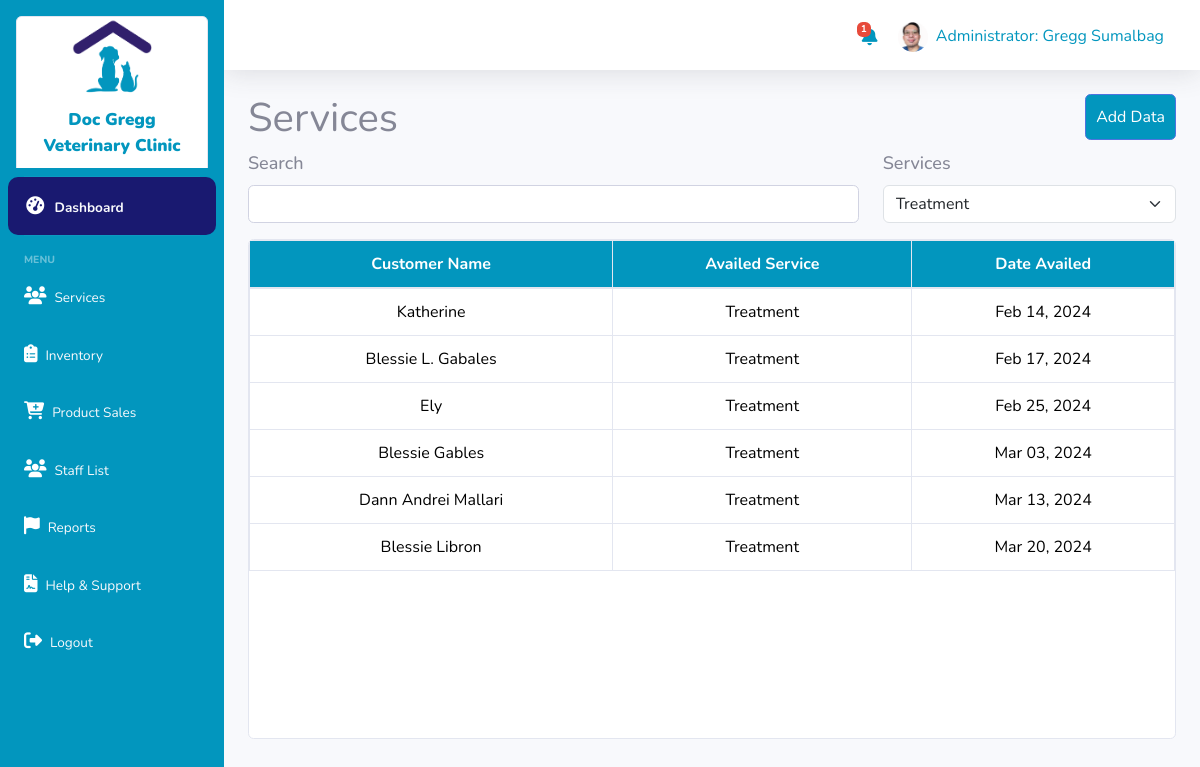
Screenshot of /admin/services/services-treatment.php (signed in) with the database file from the repository.
### tables this page shows
CREATE TABLE `tbl_services` (
  `serv_id` int NOT NULL,
  `customer_name` text NOT NULL,
  `customer_contact` varchar(11) NOT NULL,
  `customer_address` varchar(255) NOT NULL,
  `service_availed` text NOT NULL,
  `staff_name` text NOT NULL,
  `created_at` timestamp NOT NULL DEFAULT CURRENT_TIMESTAMP ON UPDATE CURRENT_TIMESTAMP,
  `deleted_at` text
);

### admin/services/services-treatment.php (the view, shortened to what this page needs)
<?php
    require('../../classes/staff.class.php');
    $userdetails = $bmis->get_userdata();
    $user = $staffbmis->view_single_staff($userdetails['id_admin']);
    $bmis->validate_admin();
    $staffbmis->delete_invetory();
    $page = isset($_GET['page']) ? $_GET['page'] : 1;
    $recordsPerPage = 5;
    $view = $staffbmis->view_services_treatment($page, $recordsPerPage);
    function getServiceTreatment($serviceAvailed) {
        $services = explode(', ', $serviceAvailed);
        foreach ($services as $service) {
            if ($service == 'Treatment') {
                return $service;
            }
        }
        return '';
    }
?>
<?php
    include('dashboard_sidebar_start.php');
?>
<div class="container-fluid">
    <div class="row">
        <div class="col-md-6"><h1 class="">Services</h1></div>
        <div class="col-md-6"><a href="../create_service.php" style="float:right;padding: 10px" class="btn btn-primary">Add Data</a></div>
    </div>
    <div class="row">
        <div class="col-md-12">
        <div class="row">
            <div class="col-md-8">
                 <div class="form-group">
                    <label> Search </label>
                    <input type="text" class="form-control" id="searchInput" name="name"  value="" required>
                </div>
            </div>
            <div class="col-md-4">
                <label> Services </label>
                <select id="categorySelect" class="form-select" aria-label="Default select example">
                    <option selected>Treatment</option>
                </select>
            </div>
        </div>
        <div class="card" style="height: 500px; overflow: auto;">
        <table class="table table-hover text-center table-bordered">
                <form action="" method="post">
                    <thead style="background: #0296be;color:#fff;" class="sticky">
                        <tr>
                            <th> Customer Name </th>
                            <th> Availed Service </th>
                            <th> Date Availed </th>
                        </tr>
                    </thead>
                    <tbody>
                    <?php if (is_array($view) && count($view) > 0) { ?>
                            <?php foreach($view as $view) {?>
                                <tr>
                                    <td><?= strlen($view['customer_name']) > 20 ? substr($view['customer_name'], 0, 20) . '...' : $view['customer_name']; ?></td>
                                    <td><?= getServiceTreatment($view['service_availed']); ?></td>
                                    <td> <?= date("M d, Y", strtotime($view['created_at'])); ?> </td>
                                </tr>
                                <?php } ?>
                            <?php } else { ?>
                                <tr>
                                    <td colspan="4">No Data Found</td>
                                </tr>
                            <?php } ?>
                    </tbody>
                </form>
            </table>
        </div>
        </div>
    </div>
</div>

### classes/staff.class.php (shortened to what this page needs)
<link href="https://cdnjs.cloudflare.com/ajax/libs/cropperjs/1.5.12/cropper.min.css" rel="stylesheet">
<?php
    require_once('main.class.php');
    class StaffClass extends BMISClass {
        public function view_services_treatment(){
            $connection = $this->openConn();
            $stmt = $connection->prepare("SELECT * FROM tbl_services WHERE FIND_IN_SET('Treatment', REPLACE(service_availed, ', ', ',')) > 0");
            $stmt->execute();
            $view = $stmt->fetchAll();
            return $view;
        }
        public function view_single_staff($id_admin){
            $connection = $this->openConn();
            $stmt = $connection->prepare("SELECT id_admin, email, fname, lname, mi,position, role, picture FROM tbl_admin where id_admin = '$id_admin'");
            $stmt->execute();
            $view = $stmt->fetch();
            $total = $stmt->rowCount();
            if($total > 0 )  {
                return $view;
            }
            else{
                return false;
            }
        }
        public function count_low_inventory() {
            $connection = $this->openConn();
            $stmt = $connection->prepare("SELECT COUNT(*) as count FROM tbl_inventory WHERE deleted_at IS NULL AND quantity <= 20");
            $stmt->execute();
            $result = $stmt->fetch(PDO::FETCH_ASSOC);
            return $result['count'];
        }
    }
?>
<link href="../css/custom.css" rel="stylesheet" type="text/css">
<link href="bootstrap/css/bootstrap.css" rel="stylesheet" type="text/css">

### classes/main.class.php (shortened to what this page needs)
<link rel="stylesheet" href="https://cdn.jsdelivr.net/npm/sweetalert2@10.16.6/dist/sweetalert2.min.css">
<?php
class BMISClass {
    public function get_userdata(){
        return $_SESSION['userdata'];
    }
}
$bmis = new BMISClass();
?>

### admin/services/dashboard_sidebar_start.php (shortened to what this page needs)
<!DOCTYPE html>
<html lang="en">
<head>
    <link href="vendor/fontawesome-free/css/all.min.css" rel="stylesheet" type="text/css">
        <link href="https://cdn.jsdelivr.net/npm/bootstrap@5.3.2/dist/css/bootstrap.min.css" rel="stylesheet">
    <link href="../../css/sidenav.css" rel="stylesheet">
    <link href="../../css/sb-admin-2.css" rel="stylesheet">
</head>
<body id="page-top">
    <div id="wrapper">
    <?php
$userdetails = $bmis->get_userdata();
$userRole = $userdetails['role'];
?>
<ul class="navbar-nav p-2 sidebar sidebar-dark fixed-sidebar accordion" id="accordionSidebar">
    <div class="card sss m-2">
        <img class="logo" src="../../assets/logo.png">
        <div class="sidebar-brand-text">
            Doc Gregg <br>Veterinary Clinic
        </div>
    </div>
    <li class="nav-item" id="dashboard">
        <a class="nav-link text-light" href="../admin_dashboard.php">
            <i class="fas fa-fw fa-tachometer-alt"></i>
            <span>Dashboard</span>
        </a>
    </li>
    <hr class="sidebar-divider">
    <div class="sidebar-heading">
        Menu
    </div>
    <?php if ($userRole === 'administrator') : ?>
        <li class="nav-item" id="client">
            <a class="nav-link text-light" href="../services.php">
                <i class="fas fa-users"></i>
                <span>Services</span>
            </a>
        </li>
        <li class="nav-item" id="inventory">
            <a class="nav-link text-light" href="../admin_inventory.php">
            <i class="fas fa-clipboard-list"></i>
                <span>Inventory</span>
            </a>
        </li>
        <li class="nav-item" id="sales">
            <a class="nav-link text-light" href="../admin_product_sale.php">
            <i class="fas fa-cart-plus"></i>
                <span>Product Sales</span>
            </a>
        </li>
        <li class="nav-item" id="staff">
                <a class="nav-link text-light" href="../admin_staff_list.php">
                <i class="fas fa-users"></i>
                    <span>Staff List</span>
                </a>
            </li>
        <li class="nav-item" id="reports">
            <a class="nav-link text-light" href="../admin_reports.php">
            <i class="fas fa-flag"></i>
                <span>Reports</span>
            </a>
        </li>
    <?php endif; ?>
    <li class="nav-item" id="help">
        <a class="nav-link text-light" href="../admin_help.php">
        <i class="fas fa-file-contract"></i>
            <span>Help & Support</span>
        </a>
    </li>
    <li class="nav-item" id="logout">
        <a class="nav-link text-light" href="../logout.php">
            <i class="fas fa-sign-out-alt"></i>
            <span>Logout</span>
        </a>
    </li>
</ul>
        <div id="content-wrapper" class="d-flex flex-column">
            <div id="content">
                <nav class="navbar navbar-expand navbar-light bg-white topbar mb-4 static-top shadow fixed-navbar">
                    <ul class="navbar-nav ml-auto">
                        <li class="nav-item mt-4">
                        <?php if ($userRole === 'administrator') : ?>
                            <?php $lowInventoryCount = $staffbmis->count_low_inventory(); ?>
                                <a href="../admin_low_inventory.php" style="position: relative;">
                                    <i class="fas fa-bell" style="font-size: 20px;color: #0296be !important;"></i>
                                    <?php if($lowInventoryCount > 0) : ?>
                                    <span class="badge badge-danger" style="font-size:10px; position: absolute; top: -5; left: -5;"><?php echo $lowInventoryCount; ?></span>
                                </a>&nbsp;
                            <?php endif; ?>
                            <?php endif; ?>
                        </li>
                        <li class="nav-item dropdown">
                                <a class="nav-link" href="admin_myprofile.php" id="userDropdown" role="button" aria-haspopup="true" aria-expanded="false">
                                <?php if (empty($user['picture'])): ?>
                                    <img id="blah" src="../../assets/placeholder/user-placeholder.png" class="rounded-circle mr-2" style="width: 30px;" alt="User Picture"> <h6 class="mr-2 mt-2 d-lg-inline text-primary"><?= ucfirst($userdetails['role']) ?>: <?= $userdetails['fname']?> <?= $userdetails['lname']?></h6>
                                <?php else: ?>
                                    <img id="blah" src="../<?= $user['picture']?>" class="rounded-circle mr-2" style="width: 30px;"  alt="User Picture"> <h6 class="mr-2 mt-2 d-lg-inline text-primary"><?= ucfirst($userdetails['role']) ?>: <?= $userdetails['fname']?> <?= $userdetails['lname']?></h6>
                                <?php endif; ?>
                                </a>
                            </li>
                    </ul>
                </nav>

### css/sidenav.css (style rules this page uses)
.sidebar { background: rgb(2,150,190); }
.sidebar-brand-text { color: rgb(2,150,190); font-size: 20px; margin: 0; }
img { display: block; margin: 0 auto; }
.sidebar-brand-text { padding: 10px; text-align: center; font-weight:900; }
.nav-item { padding-top: 3px; }
.nav-link { font-size: 15px; color: none; }
.container-fluid { overflow: hidden; }

### admin/services/dashboard_sidebar_start.php (style rules this page uses)
.btn-primary { background: #0296be !important; }
.sidebar .active { background: #191970; border-radius: 10px; }
.fas { color: #fff !important; font-size: 18px !important; }
label { font-weight: 500; font-size: 18px; }
.table th { background: #0296be; color: white; }
thead.sticky { position: sticky; top: 0; z-index: 100; }
.logo { width:80px; height: 80px; }
.sss .sidebar-brand-text { font-size: 17px; }

### admin/services/services-treatment.php (style rules this page uses)
thead.sticky { position: sticky; top: 0; z-index: 100; }

### rows the page displays
tbl_services: customer_name "Katherine", service_availed "Treatment", created_at "Feb 14, 2024"
tbl_services: customer_name "Blessie L. Gabales", service_availed "Treatment", created_at "Feb 17, 2024"
tbl_services: customer_name "Ely", service_availed "Treatment", created_at "Feb 25, 2024"
tbl_services: customer_name "Blessie Gables", service_availed "Treatment", created_at "Mar 03, 2024"
tbl_services: customer_name "Dann Andrei Mallari", service_availed "Treatment", created_at "Mar 13, 2024"
tbl_services: customer_name "Blessie Libron", service_availed "Treatment", created_at "Mar 20, 2024"

### other values shown
$lowInventoryCount "1"
$userdetails['role'] "Administrator"
$userdetails['fname'] "Gregg"
$userdetails['lname'] "Sumalbag"
